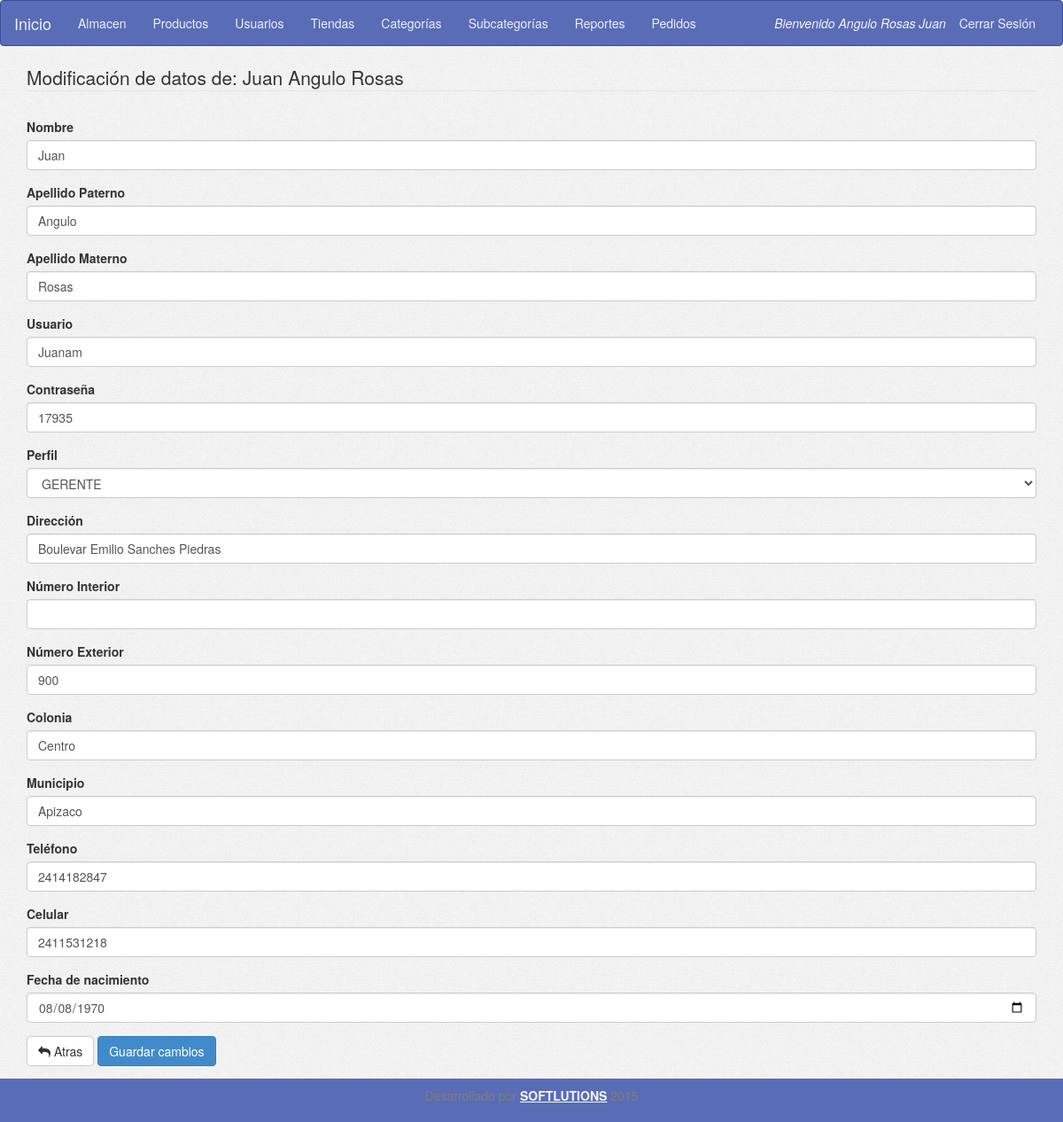
The page /form_update_user.php?id=5 (signed in) on the database its author committed.
### tables this page shows
CREATE TABLE IF NOT EXISTS `usuarios` (
  `id` int(11) NOT NULL,
  `nombre` varchar(50) NOT NULL,
  `ap` varchar(30) NOT NULL,
  `am` varchar(30) NOT NULL,
  `user` varchar(20) DEFAULT NULL,
  `password` int(11) NOT NULL,
  `perfil_id` int(11) NOT NULL,
  `direccion` varchar(100) DEFAULT NULL,
  `num_int` varchar(10) DEFAULT NULL,
  `num_ext` varchar(10) DEFAULT NULL,
  `colonia` varchar(50) DEFAULT NULL,
  `municipio` varchar(40) DEFAULT NULL,
  `telefono` varchar(15) DEFAULT NULL,
  `celular` varchar(15) DEFAULT NULL,
  `created` date NOT NULL,
  `updated` date NOT NULL,
  `fec_nac` date DEFAULT NULL,
  `activo` tinyint(4) NOT NULL
);

### config/conexion.php (called while the page is built, shortened)
<?php
        $tPerfil="perfiles";
        $tUser="usuarios";
?>

### form_update_user.php (the view, shortened to what this page needs)
<?php
include('config/conexion.php');
include('header.php');
include ('menu.php');
if (!isset($_SESSION['sessA']))
  echo '<div class="row"><div class="col-sm-12 text-center"><h2>No ha iniciado sesión de Administrador</h2></div></div>';
else if ($_SESSION['perfil'] != "1")
  echo '<div class="row><div class="col-sm-12 text-center"><h2>No tienes permiso para entrar a esta sección</h2></div></div>';
else {
  $userId = $_GET['id'];
  $sqlGetUser = "SELECT * FROM $tUser WHERE id='$userId' ";
  $resGetUser = $con->query($sqlGetUser);
  $rowGetUser = $resGetUser->fetch_assoc();
  $sqlGetPerfils = "SELECT id, perfil FROM $tPerfil ";
  $resGetPerfils = $con->query($sqlGetPerfils);
  $optPerfils = '<option></option>';
  while ($rowGetPerfils = $resGetPerfils->fetch_assoc()) {
    if ($rowGetPerfils['id'] == $rowGetUser['perfil_id'])
      $optPerfils .= '<option value="' . $rowGetPerfils['id'] . '" selected>' . $rowGetPerfils['perfil'] . '</option>';
    else
      $optPerfils .= '<option value="' . $rowGetPerfils['id'] . '">' . $rowGetPerfils['perfil'] . '</option>';
  }
  ?>
  <div class="container">
    <div class="row">
      <div class="col-md-12">
        <form id="formUpdUser" name="formUpdUser" method="POST">
          <legend>Modificación de datos de: <?= $rowGetUser['nombre'] . ' ' . $rowGetUser['ap'] . ' ' . $rowGetUser['am']; ?></legend>
          <div class="error"></div>
          <div class="form-group">
            <label>Nombre</label>
            <input type="text" id="inputNombre" name="inputNombre" value="<?= $rowGetUser['nombre']; ?>" class="form-control">
          </div>
          <div class="form-group">
            <label>Apellido Paterno</label>
            <input type="text" id="inputAP" name="inputAP" value="<?= $rowGetUser['ap']; ?>" class="form-control">
          </div>
          <div class="form-group">
            <label>Apellido Materno</label>
            <input type="text" id="inputAM" name="inputAM" value="<?= $rowGetUser['am']; ?>" class="form-control">
          </div>
          <div class="form-group">
            <label>Usuario</label>
            <input type="text" id="inputUser" name="inputUser" value="<?= $rowGetUser['user']; ?>" class="form-control">
          </div>
          <div class="form-group">
            <label>Contraseña</label>
            <input type="text" id="inputPass" name="inputPass" value="<?= $rowGetUser['password']; ?>" class="form-control">
          </div>
          <div class="form-group">
            <label>Perfil</label>
            <select id="inputPerfil" name="inputPerfil" class="form-control">>
              <?= $optPerfils; ?>
            </select>
          </div>
          <div class="form-group">
            <label>Dirección</label>
            <input type="text" id="inputDir" name="inputDir" value="<?= $rowGetUser['direccion']; ?>" class="form-control">
          </div>
          <div class="form-group">
            <label>Número Interior</label>
            <input type="text" id="inputNumInt" name="inputNumInt" value="<?= $rowGetUser['num_int']; ?>" class="form-control">
          </div>
          <div class="form-group">
            <label>Número Exterior</label>
            <input type="text" id="inputNumExt" name="inputNumExt" value="<?= $rowGetUser['num_ext']; ?>" class="form-control">
          </div>
          <div class="form-group">
            <label>Colonia</label>
            <input type="text" id="inputCol" name="inputCol" value="<?= $rowGetUser['colonia']; ?>" class="form-control">
          </div>
          <div class="form-group">
            <label>Municipio</label>
            <input type="text" id="inputMun" name="inputMun" value="<?= $rowGetUser['municipio']; ?>" class="form-control">
          </div>
          <div class="form-group">
            <label>Teléfono</label>
            <input type="number" id="inputTel" name="inputTel" value="<?= $rowGetUser['telefono']; ?>" class="form-control">
          </div>
          <div class="form-group">
            <label>Celular</label>
            <input type="number" id="inputCel" name="inputCel" value="<?= $rowGetUser['celular']; ?>" class="form-control">
          </div>
          <div class="form-group">
            <label>Fecha de nacimiento</label>
            <input type="date" id="inputNacimiento" name="inputNacimiento" value="<?= $rowGetUser['fec_nac']; ?>" class="form-control">
          </div>
          <a href="form_select_user.php" class="btn btn-default"><i class="fa fa-mail-reply"></i> Atras</a>
          <button type="submit" class="btn btn-primary">Guardar cambios</button>
        </form>
      </div>
    </div>
  </div>
  <?php
}
include ('footer.php');
?>

### assets/css/application.css (style rules this page uses)
body { min-height: 100%; background-image: url("../img/bg.jpg"); }
.error { font-size: 1.5rem; padding: .5rem; padding-left: 2rem; color: #4cae4c; }
.container { min-height: 83%; }

### rows shown on the page
usuarios: nombre "Juan", ap "Angulo", am "Rosas", inputNombre "Juan", inputAP "Angulo", inputAM "Rosas", inputUser "Juanam", inputPass "17935", inputDir "Boulevar Emilio Sanches Piedras", inputNumExt "900", inputCol "Centro", inputMun "Apizaco", inputTel "2414182847", inputCel "2411531218", inputNacimiento "08/08/1970"

### other values the page prints
$_SESSION['userName'] "Angulo Rosas Juan"
form field inputPerfil "GERENTE"
